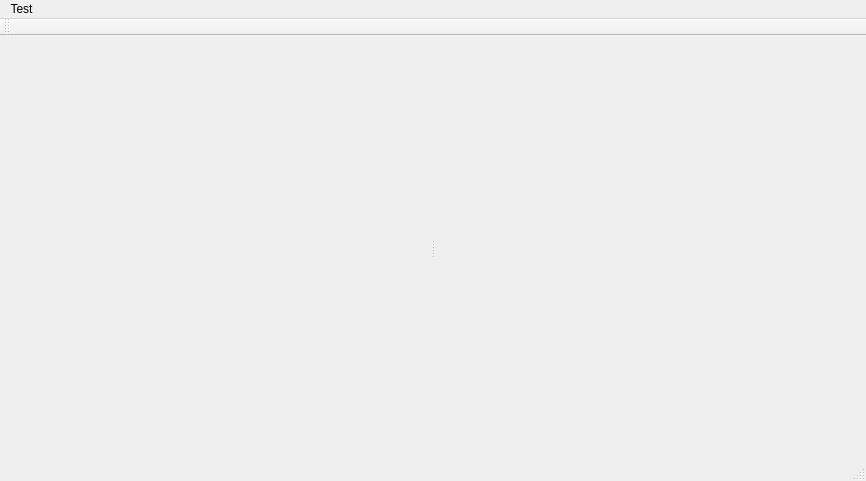
<?xml version="1.0" encoding="UTF-8"?>
<ui version="4.0">
 <class>MainWindow</class>
 <widget class="QMainWindow" name="MainWindow">
  <property name="geometry">
   <rect>
    <x>0</x>
    <y>0</y>
    <width>866</width>
    <height>481</height>
   </rect>
  </property>
  <property name="windowTitle">
   <string>MainWindow</string>
  </property>
  <widget class="QWidget" name="centralWidget">
   <layout class="QVBoxLayout" name="verticalLayout">
    <property name="leftMargin">
     <number>9</number>
    </property>
    <property name="topMargin">
     <number>9</number>
    </property>
    <property name="rightMargin">
     <number>9</number>
    </property>
    <property name="bottomMargin">
     <number>9</number>
    </property>
    <item>
     <widget class="QSplitter" name="splitter">
      <property name="orientation">
       <enum>Qt::Horizontal</enum>
      </property>
      <property name="childrenCollapsible">
       <bool>false</bool>
      </property>
      <widget class="TreeEdit" name="treeEdit" native="true"/>
      <widget class="SmlEdit" name="smlEdit" native="true"/>
     </widget>
    </item>
   </layout>
  </widget>
  <widget class="QMenuBar" name="menuBar">
   <property name="geometry">
    <rect>
     <x>0</x>
     <y>0</y>
     <width>866</width>
     <height>21</height>
    </rect>
   </property>
   <widget class="QMenu" name="menuTest">
    <property name="title">
     <string>Test</string>
    </property>
    <addaction name="actionTest"/>
   </widget>
   <addaction name="menuTest"/>
  </widget>
  <widget class="QToolBar" name="mainToolBar">
   <attribute name="toolBarArea">
    <enum>TopToolBarArea</enum>
   </attribute>
   <attribute name="toolBarBreak">
    <bool>false</bool>
   </attribute>
  </widget>
  <widget class="QStatusBar" name="statusBar"/>
  <action name="actionTest">
   <property name="text">
    <string>Test</string>
   </property>
   <property name="shortcut">
    <string>Ctrl+T</string>
   </property>
  </action>
 </widget>
 <layoutdefault spacing="6" margin="11"/>
 <customwidgets>
  <customwidget>
   <class>SmlEdit</class>
   <extends>QWidget</extends>
   <header>SmlEdit.h</header>
  </customwidget>
  <customwidget>
   <class>TreeEdit</class>
   <extends>QWidget</extends>
   <header>TreeEdit.h</header>
  </customwidget>
 </customwidgets>
 <resources/>
 <connections/>
</ui>
